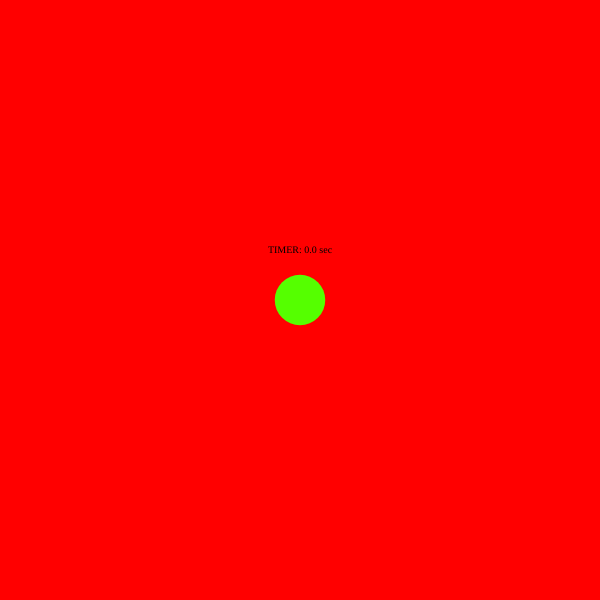
Frame 1 (no input)
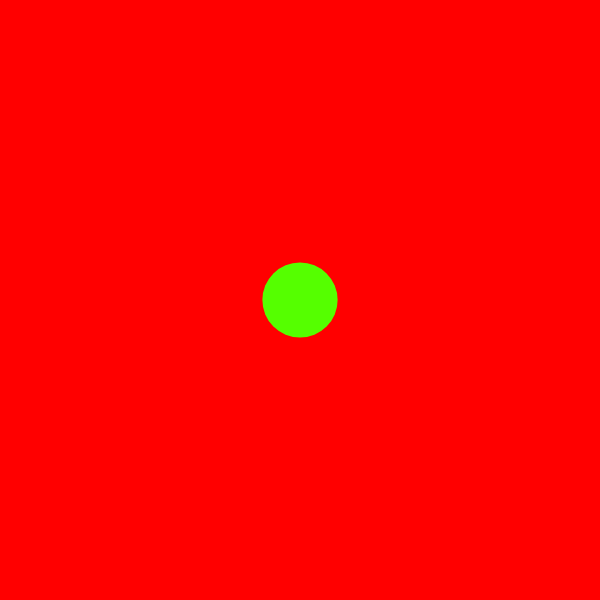
Frame 60 (no input)
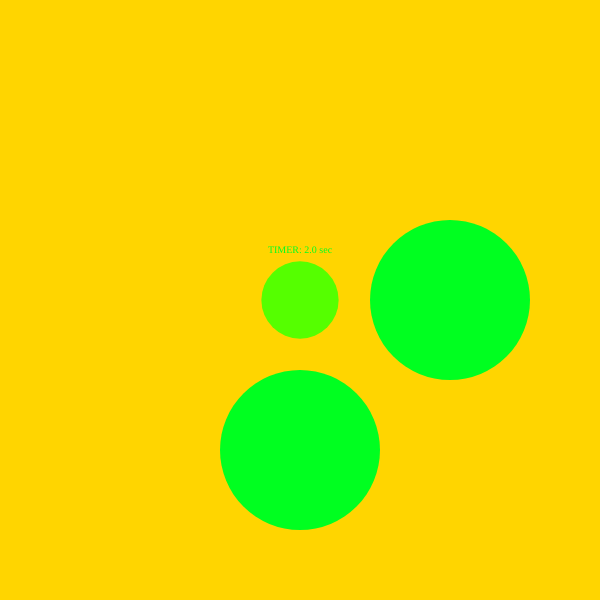
Frame 120 (the mouse pressed at the canvas centre since frame 60)

The p5.js sketch that drew these frames (run headless with seeded random() and noise() and a simulated clock; from frame 60 on, the mouse is pressed at the canvas centre):

// p5.js sketch
// ── sketch.js
let pulseRadius;
let emotionLevel;
let alphaValue;

function setup() {
  colorMode(HSB);
  createCanvas(600, 600);
  pulseRadius = 50;
  emotionLevel = 0; // Calm state
  alphaValue = 255; // Transparency for the shapes
}

function draw() {
  // Background: smooth color gradient based on emotion level
  let bgColor = map(emotionLevel, 0, 100, 0, 100);
  background(bgColor, 100, 255 - bgColor);
  //Timer
  push();
  let s = millis() / 1000;
  textAlign(CENTER, CENTER);
  textSize(10);
  textFont("Verdana");
  text(`TIMER: ${nf(s, 1, 1)} sec`, 300, 250);
  pop();

  // Pulse effect using sine wave and millis
  let pulseSpeed = millis() / 1000;
  pulseRadius = 50 + 30 * sin(pulseSpeed);

  // Main pulsing circle
  fill(100, alphaValue, 255); // Add transparency
  noStroke();
  ellipse(width / 2, height / 2, pulseRadius, pulseRadius);

  // Draw extra circles based on emotion level
  if (emotionLevel < 25) {
    drawCircle1();
  }
  if (emotionLevel < 50) {
    drawCircle2();
  }
  if (emotionLevel < 75) {
    drawCircle3();
  }
  if (emotionLevel < 100) {
    drawCircle4();
  }

  // Interactive control: Adjust emotion level with mouse
  emotionLevel = map(mouseX, 0, width, 0, 100);

  // Keep emotion level in range
  if (emotionLevel > 100) {
    emotionLevel = 0;
  }

  // Adjust transparency (fade in and out effect)
  alphaValue = 200 + 55 * sin(pulseSpeed);
}

// Additional Circles based on emotion level

function drawCircle1() {
  let circleHue = map(mouseX, 0, width, 0, 255);
  fill(circleHue, alphaValue, 255); // Add transparency
  noStroke();
  circle(width / 2, height / 4, 160);
}

function drawCircle2() {
  let circleHue = map(mouseX, 0, width, 0, 255);
  fill(circleHue, alphaValue, 255); // Add transparency
  noStroke();
  circle(width / 4, height / 2, 160);
}

function drawCircle3() {
  let circleHue = map(mouseX, 0, width, 0, 255);
  fill(circleHue, alphaValue, 255); // Add transparency
  noStroke();
  circle((3 / 4) * width, height / 2, 160);
}
function drawCircle4() {
  let circleHue = map(mouseX, 0, width, 0, 255);
  fill(circleHue, alphaValue, 255); // Add transparency
  noStroke();
  circle(width / 2, (3 / 4) * height, 160);
}
